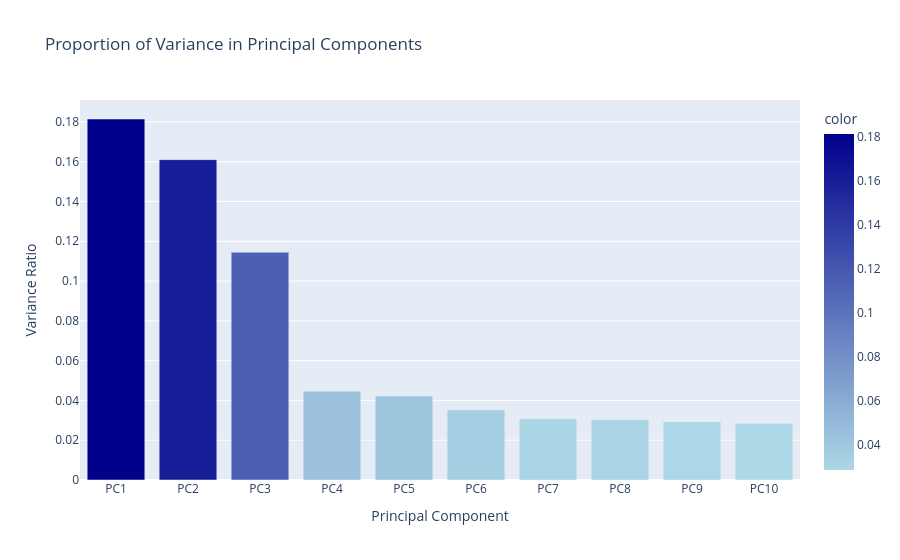

Source (notebook cell):
### Code cell
import plotly.express as px

fig = px.bar(
    x=["PC" + str(i) for i in range(1, n_components + 1)],
    y=pca.explained_variance_ratio_,
    labels={'x': "Principal Component", 'y': "Variance Ratio"},
    color=pca.explained_variance_ratio_,
    color_continuous_scale=[(0, 'lightblue'), (1, 'darkblue')],
    title="Proportion of Variance in Principal Components"
)

fig.show()

### Figure 1 — Plotly figure (JSON) as saved in the notebook; plotly's stock layout.template omitted (floating-point values rounded to 4 significant figures)
{"data": [{"alignmentgroup": "True", "hovertemplate": "Principal Component=%{x}<br>Variance Ratio=%{y}<br>color=%{marker.color}<extra></extra>", "legendgroup": "", "marker": {"color": [0.1815, 0.161, 0.1145, 0.04465, 0.04219, 0.03522, 0.03079, 0.03033, 0.02932, 0.02852], "coloraxis": "coloraxis", "pattern": {"shape": ""}}, "name": "", "offsetgroup": "", "orientation": "v", "showlegend": false, "textposition": "auto", "type": "bar", "x": ["PC1", "PC2", "PC3", "PC4", "PC5", "PC6", "PC7", "PC8", "PC9", "PC10"], "xaxis": "x", "y": [0.1815, 0.161, 0.1145, 0.04465, 0.04219, 0.03522, 0.03079, 0.03033, 0.02932, 0.02852], "yaxis": "y"}], "layout": {"barmode": "relative", "coloraxis": {"colorbar": {"title": {"text": "color"}}, "colorscale": [[0, "lightblue"], [1, "darkblue"]]}, "legend": {"tracegroupgap": 0}, "title": {"text": "Proportion of Variance in Principal Components"}, "xaxis": {"anchor": "y", "domain": [0, 1], "title": {"text": "Principal Component"}}, "yaxis": {"anchor": "x", "domain": [0, 1], "title": {"text": "Variance Ratio"}}}}
